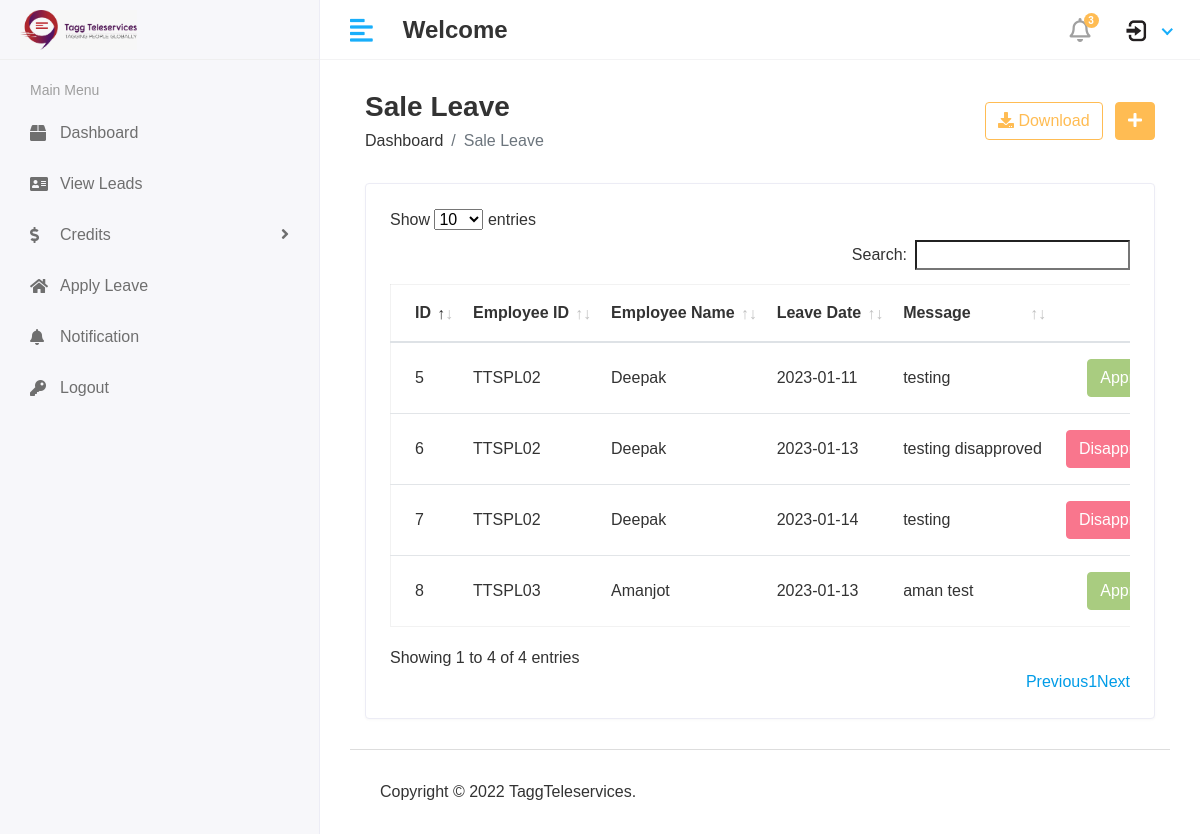
Before: /hod/sale_leave_view with the older database file.
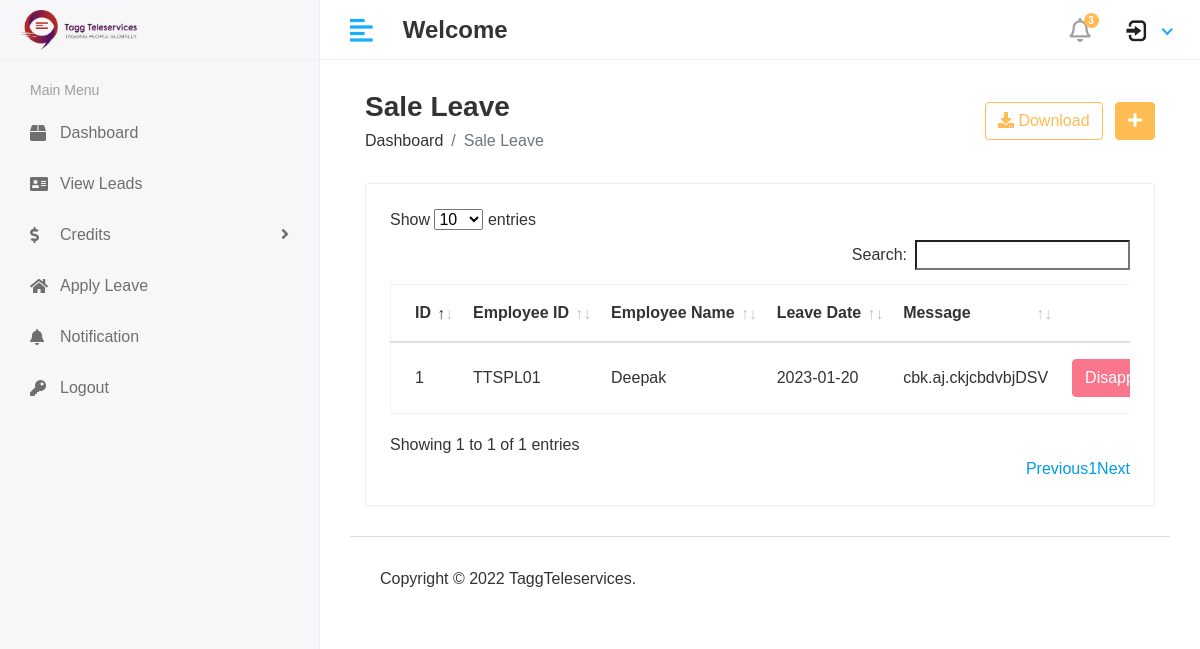
After: the same page with the newer database file.
### taggapp/models.py (models this page shows, shortened)
class Sales_leave(models.Model):
    sale_id = models.ForeignKey(Sales, on_delete=models.CASCADE)
    date = models.CharField(max_length=100)
    reason = models.TextField()
    status = models.IntegerField(default=0)
    created_at = models.DateTimeField(auto_now_add=True)
    updated_at = models.DateTimeField(auto_now=True)

class Sales(models.Model):
    admin = models.OneToOneField(CustomUser, on_delete=models.CASCADE)
    employee_id = models.CharField(max_length=100)
    first_name = models.CharField(max_length=100)
    last_name = models.CharField(max_length=100)
    gender = models.CharField(max_length=100)
    dob = models.CharField(max_length=100)
    designation = models.CharField(max_length=100)
    joining_date = models.CharField(max_length=100)
    mobile = models.CharField(max_length=100)
    email = models.CharField(max_length=100)
    father_name = models.CharField(max_length=100)
    father_mob = models.CharField(max_length=100)
    father_occupation = models.CharField(max_length=100)
    mother_name = models.CharField(max_length=100)
    mother_occupation = models.CharField(max_length=100)
    permanent_add = models.TextField(max_length=100)
    username = models.TextField(max_length=100)
    password = models.TextField(max_length=100)
    created_at = models.DateTimeField(auto_now_add=True)
    updated_at = models.DateTimeField(auto_now=True)

### client_management_system/hod_views.py (the view)
# urls.py: path('hod/sale_leave_view', hod_views.SALE_LEAVE_VIEW, name='sale_leave_view'),
def SALE_LEAVE_VIEW(request):
    sale_leave = Sales_leave.objects.all()
    context = {
        'sale_leave':sale_leave,
    }
    return render(request, 'hod/sale_leave.html', context)

### template/hod/sale_leave.html (shortened to what this page needs)
{% extends 'base.html' %}
{% block content %}
<div class="content container-fluid">
               <div class="page-header">
                  <div class="row align-items-center">
                     <div class="col">
                        <h3 class="page-title">Sale Leave</h3>
                        <ul class="breadcrumb">
                           <li class="breadcrumb-item"><a href="index.html">Dashboard</a></li>
                           <li class="breadcrumb-item active">Sale Leave</li>
                        </ul>
                     </div>
                     <div class="col-auto text-right float-right ml-auto">
                        <a href="#" class="btn btn-outline-primary mr-2"><i class="fas fa-download"></i> Download</a>
                        <a href="add-student.html" class="btn btn-primary"><i class="fas fa-plus"></i></a>
                     </div>
                  </div>
               </div>
               <div class="row">
                  <div class="col-sm-12">
                     <div class="card card-table">
                        <div class="card-body">
                           <div class="table-responsive">
                              <table id="table_id" class="table table-hover table-center mb-0 datatable">
                                 <thead>
                                    <tr>
                                       <th>ID</th>
                                       <th>Employee ID</th>
                                       <th>Employee Name</th>
                                       <th>Leave Date</th>
                                       <th>Message</th>
                                       <th class="text-right">Action</th>
                                    </tr>
                                 </thead>
                                 <tbody>
                                 {% for i in sale_leave %}
                                    <tr>
                                       <td>{{i.id}}</td>
                                       <td>{{i.sale_id.employee_id}}</td>
                                       <td>{{i.sale_id.first_name}}</td>
                                       <td>{{i.date}}</td>
                                       <td>{{i.reason}}</td>
                                       <td class="text-right">
                                          <div class="actions">
                                             {% if i.status == 0 %}
                                             <a href="{% url 'sale_approve_leave' i.id %}" class="btn btn-success">Approved</a>
                                             <a href="{% url 'sale_disapprove_leave' i.id %}" class="btn btn-danger">Disapprove</a>
                                             {% elif i.status == 1 %}
                                              <button class="btn btn-success" disabled="disabled">Approved</button>
                                             {% else %}
                                             <button class="btn btn-danger" disabled="disabled">Disapproved</button>
                                             {% endif %}
                                          </div>
                                       </td>
                                    </tr>
                                    {% endfor %}
                                 </tbody>
                              </table>
                           </div>
                        </div>
                     </div>
                  </div>
               </div>
            </div>
{% endblock %}

### template/base.html (shortened to what this page needs)
<!DOCTYPE html>
<html lang="en" xmlns="http://www.w3.org/1999/html">
{% load static %}
   <head>
      <link rel="stylesheet" href="{% static 'assets/plugins/bootstrap/css/bootstrap.min.css' %}">
      <link rel="stylesheet" href="{% static 'assets/plugins/fontawesome/css/fontawesome.min.css' %}">
      <link rel="stylesheet" href="{% static 'assets/plugins/fontawesome/css/all.min.css' %}">
      <link rel="stylesheet" href="{% static 'assets/css/style.css' %}">
       <link rel="stylesheet" href="{% static 'assets/plugins/datatables/datatables.min.css' %}">
   </head>
   <body>
<div class="main-wrapper">
    {% include 'includes/header.html' %}
    {% include 'includes/sidebar.html' %}
    <div class="page-wrapper">
        <div class="content container-fluid">
            {% block content %}
            {% endblock %}
            {%include 'includes/footer.html'%}
        </div>
    </div>
</div>
</body>
</html>

### template/includes/header.html (shortened to what this page needs)
{% load static%}
<div class="header">
            <div class="header-left">
               <a href="index.html" class="logo">
               <img src="{% static 'assets/img/logo.jpeg' %}" alt="Logo"  width="500"  height="500">
               </a>
            </div>
            <a href="javascript:void(0);" id="toggle_btn">
            <i class="fas fa-align-left"></i>
            </a>
            <div class="top-nav-search mt-3">
               <h4><strong>Welcome</strong>&nbsp;</h4>
            </div>
            <ul class="nav user-menu">
               <li class="nav-item dropdown noti-dropdown">
                  <a href="#" class="dropdown-toggle nav-link" data-toggle="dropdown">
                  <i class="far fa-bell"></i> <span class="badge badge-pill">3</span>
                  </a>
               </li>
               <li class="nav-item dropdown has-arrow">
                  <a href="#" class="dropdown-toggle nav-link" data-toggle="dropdown">
                  <span class="user-img"><img class="rounded-circle" src="{% static 'assets/img/pro.png' %}" width="31" alt="Ryan Taylor"></span>
                  </a>
               </li>
            </ul>
         </div>

### template/includes/sidebar.html (shortened to what this page needs)
{% load static %}
{% load active_link_tags %}
<div class="sidebar" id="sidebar">
            <div class="sidebar-inner slimscroll">
               <div id="sidebar-menu" class="sidebar-menu">
                  {% if user.user_type == '1' %}
                  <ul>
                     <li class="menu-title">
                        <span>Main Menu</span>
                     </li>
                     <li class="{% active_link 'hod_home' 'active' %}">
                        <a href="{% url 'hod_home' %}"><i class="fas fa-user-graduate"></i> <span> Dashboard</span></a>
                     </li>
                     <li class="submenu {% active_link 'add_fin' 'active' %} {% active_link 'view_fin' 'active' %}" >
                        <a href="#"><i class="fas fa-hand-holding-usd"></i> <span> Finance</span> <span class="menu-arrow"></span></a>
                        <ul>
                           <li><a href="{% url 'add_fin' %}"><i class='fas fa-hand-holding-usd'></i><span> Add Finance</span></a></li>
                           <li><a href="{% url 'view_fin' %}"><i class='fas fa-hand-holding-usd'></i><span> View Finance</span></a></li>
                           <li><a href="#"><i class="fa fa-bell" aria-hidden="true"></i><span> Send Notification</span></a></li>
                            <li><a href="{% url 'finance_leave_view' %}"><i class="fa fa-home"></i><span> Leave</span></a></li>
                        </ul>
                     </li>
                     <li class="submenu {% active_link 'add_sale' 'active' %} {% active_link 'view_sale' 'active' %}
                                   {% active_link 'add_lead' 'active' %} {% active_link 'view_lead' 'active' %}">
                        <a href="#"><i class="fas fa-chalkboard-teacher"></i> <span> Sales</span> <span class="menu-arrow"></span></a>
                        <ul>
                            <li><a href="{% url 'add_sale' %}"><i class="fas fa-chalkboard-teacher"></i> <span>Add Sales Person</span></a></li>
                            <li><a href="{% url 'view_sale' %}"><i class="fas fa-chalkboard-teacher"></i> <span>View Sales Person</span></a></li>
                            <li><a href="{% url 'add_lead' %}"><i class="fa fa-user" aria-hidden="true"></i> <span>Add Leads</span></a></li>
                            <li><a href="{% url 'view_lead' %}"><i class="fa fa-user" aria-hidden="true"></i> <span>View Leads</span></a></li>
                            <li><a href="#"><i class="fa fa-bell" aria-hidden="true"></i><span> Send Notification</span></a></li>
                              <li><a href="{% url 'sale_leave_view' %}"><i class="fa fa-home"></i><span> Leave</span></a></li>
                        </ul>
                     </li>
                     <li class="submenu {% active_link 'add_hr' 'active' %} {% active_link 'view_hr' 'active' %}">
                        <a href="#"><i class="fas fa-building"></i> <span> HR</span> <span class="menu-arrow"></span></a>
                        <ul>
                            <li><a href="{% url 'add_hr' %}">Add</a></li>
                           <li><a href="{% url 'view_hr' %}">View</a></li>
                            <li><a href="#">Send Notification</a></li>
                              <li><a href="#"><i class="fa fa-home"></i><span> Leave</span></a></li>
                        </ul>
                     </li>
                     <li class="submenu {% active_link 'add_support' 'active' %} {% active_link 'view_support' 'active' %}">
                        <a href="#"><i class="fas fa-book-reader"></i> <span> Support</span> <span class="menu-arrow"></span></a>
                           <ul><li><a href="{% url 'add_support' %}">Add Support Staff</a></li>
                           <li><a href="{% url 'view_support' %}">View Support</a></li>
                           <li><a href="#">Send Notification</a></li>
                            <li><a href="{% url 'support_leave_view' %}"><i class="fa fa-home"></i><span> Leave</span></a></li>
                        </ul>
                     </li>
                     <li >
                        <a href="#"><i class="fa fa-road"></i> <span>View Routes</span> <span class="menu-arrow"></span></a>
                        <ul>
                            <li><a href="{% url 'view_direct' %}"><i class="fa fa-road"></i> <span>Direct</span></a></li>
                            <li><a href="{% url 'view_local_direct' %}"><i class="fa fa-road"></i> <span>Local Direct</span></a></li>
                           <li><a href="{% url 'view_sid' %}"><i class="fa fa-road"></i> <span>SID</span></a></li>
                        </ul>
                     </li>
                     <li>
                        <a href="#"><i class="fas fa-holly-berry"></i> <span> View Attendance </span></a>
                     </li>
                     <li>
                        <a href="#"><i class="fas fa-holly-berry"></i> <span>Leave</span></a>
                     </li>
                     <li>
                        <a href="{% url 'logout' %}"><i class="fas fa-holly-berry"></i> <span>Logout</span></a>
                     </li>
                  </ul>
                  {% elif user.user_type == '4' %}
                  {% else  %}
                  <ul>
                     <li class="menu-title">
                        <span>Main Menu</span>
                     </li>
                     <li >
                        <a href="{% url 'hod_home' %}"><i class="fas fa-box"></i> <span> Dashboard</span></a>
                     </li>
                     <li class="{% active_link 'view_leads' 'active' %}">
                        <a href="{% url 'view_leads' %}"><i class="fas fa-address-card"></i> <span> View Leads</span></a>
                     </li>
                     <li >
                        <a href="#"><i class="fas fa-dollar-sign"></i> <span>Credits</span> <span class="menu-arrow"></span></a>
                     </li>
                     <li >
                        <a href="{% url 'support_leave_view' %}"><i class="fa fa-home"></i><span>Apply Leave</span></a>
                     </li>
                     <li>
                        <a href="#"><i class="fas fa-bell"></i> <span>Notification</span></a>
                     </li>
                     <li>
                        <a href="{% url 'hod_home' %}"><i class="fa fa-key"></i> <span>Logout</span></a>
                     </li>
                  </ul>
                  {% endif %}
               </div>
            </div>
</div>

### template/includes/footer.html
{% load static %}
<footer>
    <p>Copyright © 2022 TaggTeleservices.</p>
</footer>

Changed rows visible on the page:
removed Sales_leave: id "5", sale_id.employee_id "TTSPL02", sale_id.first_name "Deepak", date "2023-01-11", reason "testing", status "Approved"
removed Sales_leave: id "6", sale_id.employee_id "TTSPL02", sale_id.first_name "Deepak", date "2023-01-13", reason "testing disapproved", status "Disapproved"
removed Sales_leave: id "7", sale_id.employee_id "TTSPL02", sale_id.first_name "Deepak", date "2023-01-14", reason "testing", status "Disapproved"
removed Sales_leave: id "8", sale_id.employee_id "TTSPL03", sale_id.first_name "Amanjot", date "2023-01-13", reason "aman test", status "Approved"
added Sales_leave: id "1", sale_id.employee_id "TTSPL01", sale_id.first_name "Deepak", date "2023-01-20", reason "cbk.aj.ckjcbdvbjDSV", status "Disapproved"
Other visible differences:
text written by a page script: "Show entries Search: Showing 1 to 4 of 4 entries Previous 1 Next" → "Show entries Search: Showing 1 to 1 of 1 entries Previous 1 Next"
